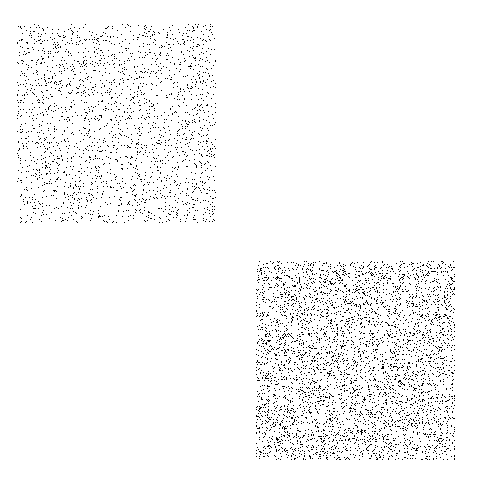
#> input picture python/examples/example_3.png, 500 x 500 px, found by its file name
$ python KmeansClustering.py
#> lines starting #> are read from the running program, lines starting #| are printed output that depends on the picture; after the words box and inside, x2 and y2 are one past the last pixel; in counts of white or black regions, pixels touching at a corner belong together; long printed decimals are rounded
import numpy as np
from PIL import Image

def kmeans(X, n_clusters):
    # Initialize cluster centers randomly
    centers = X[np.random.choice(range(len(X)), n_clusters, replace=False)]

    # Iterate until convergence
    while True:
        # Assign each data point to the nearest cluster center
        labels = np.argmin(np.linalg.norm(X[:, np.newaxis] - centers, axis=-1), axis=-1)

        # Update cluster centers
        new_centers = np.array([X[labels == i].mean(axis=0) for i in range(n_clusters)])

        # Check for convergence
        if np.all(centers == new_centers):
            break

        centers = new_centers

    return labels, centers

# Load the image
image = Image.open("python/examples/example_3.png")
#> image is the input picture: PIL image 500x500 RGB; 97.2% white; black in thin lines or dots, all inside (x1, y1, x2, y2) = (17, 24, 455, 460)

# Convert the image to a numpy array
X = np.array(image)

# Find the coordinates of black pixels
black_pixels = np.argwhere(np.all(X == [0, 0, 0], axis=-1))
#> black_pixels = 7073 pairs, first value 24 to 459, second value 17 to 454

# Create a KMeans object with the desired number of clusters
n_clusters = 3

# Fit the data to the KMeans model
labels, centers = kmeans(black_pixels, n_clusters)
#> in kmeans, `centers = X[np.random.choice(range(len(X)), n_clusters, replace=False)]`: centers = [[113, 149], [196, 135], [282, 403]]
#> the loop in kmeans, `while True:` made 13 passes
#> centers on passes 1 to 12: [[87.28, 120.5], [185.7, 109.8], [360.5, 354.3]], [[79.78, 118.5], [178.7, 113.6], [360.4, 354.2]], [[75.81, 116.2], [175.3, 116.5], [360.4, 354.2]], [[74.15, 114.8], [173.7, 117.9], [360.4, 354.2]], [[73.46, 113.7], [173, 119.1], [360.4, 354.2]], [[72.87, 112.8], [172.4, 119.9], [360.4, 354.2]], [[72.9, 112.3], [172.3, 120.4], [360.4, 354.2]], [[72.83, 112], [172.2, 120.6], [360.4, 354.2]], [[72.88, 112], [172.3, 120.7], [360.4, 354.2]], [[72.93, 111.9], [172.3, 120.8], [360.4, 354.2]], [[73.02, 111.8], [172.4, 120.9], [360.4, 354.2]], [[72.99, 111.7], [172.3, 121], [360.4, 354.2]]
#> labels = 7073 values, max 2 at index 2400, min 0 at index 0, mean 1.49; centers = [[72.99, 111.7], [172.3, 121], [360.4, 354.2]]

# Print the cluster labels and centers
print("Cluster Labels:")
print(labels)
#> (printed output is left out)
print("\nCluster Centers:")
print(centers)
#| [[ 72.987 111.714]
#|  [172.334 120.976]
#|  [360.392 354.221]]
import matplotlib.pyplot as plt

# Plot the data points with different colors for each cluster
for i in range(n_clusters):
    plt.scatter(black_pixels[labels == i, 0], black_pixels[labels == i, 1], label=f'Cluster {i+1}')

# Plot the cluster centers
plt.scatter(centers[:, 0], centers[:, 1], color='black', marker='x', label='Cluster Centers')

# Add labels and legend
plt.xlabel('X')
plt.ylabel('Y')
plt.title('K-Means Clustering')
plt.legend()

# Show the plot
plt.show()
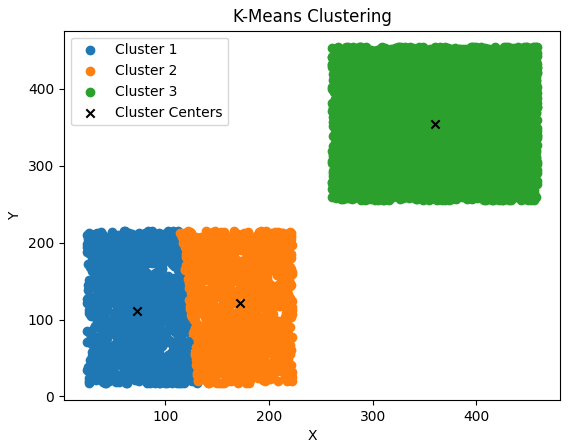
#> figure drawn by matplotlib, 1 panel

$ run again, with python/examples/example_6.png copied over python/examples/example_3.png
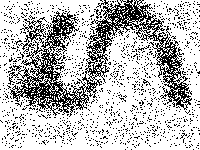
#> input picture python/examples/example_6.png, 200 x 150 px, found by its file name
#> image is the input picture: PIL image 200x150 RGB; 73.7% white; black in thin lines or dots
#> black_pixels = 7890 pairs, first value 0 to 149, second value 0 to 199
#> in kmeans, `centers = X[np.random.choice(range(len(X)), n_clusters, replace=False)]`: centers = [[97, 163], [30, 186], [111, 131]]
#> the loop in kmeans, `while True:` made 24 passes
#> centers on passes 1 to 8: [[90.22, 170.6], [26.18, 141.6], [73.85, 61.29]], [[93.11, 164.3], [26.41, 134.8], [72.07, 53.59]], [[93.67, 161.5], [27.55, 132], [72.06, 50.96]], [[93.65, 161], [28.08, 130.7], [72.28, 50.09]], [[93.44, 161], [28.33, 129.9], [72.51, 49.71]], [[93.19, 161.1], [28.48, 129.2], [72.65, 49.45]], [[92.98, 161.2], [28.52, 128.9], [72.71, 49.38]], [[92.81, 161.3], [28.49, 128.7], [72.78, 49.3]]
#> `labels, centers = kmeans(black_pixels, n_clusters)`: labels = 7890 values, max 2 at index 17, min 0 at index 2096, mean 1.28; centers = [[91.85, 161.6], [28.33, 127.4], [73.08, 49.12]]
#> (printed output is left out)
#| [[ 91.847 161.598]
#|  [ 28.327 127.447]
#|  [ 73.083  49.121]]
#> `plt.show()`:
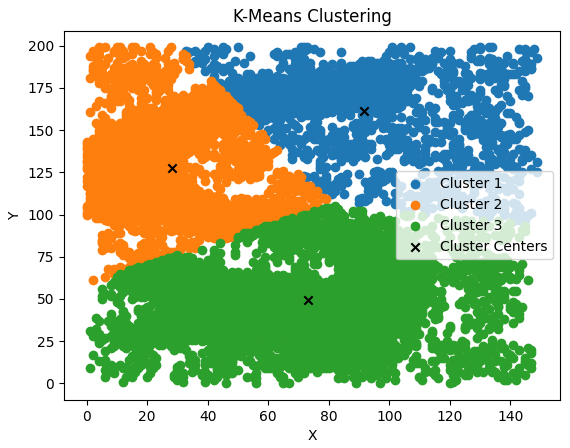
#> figure drawn by matplotlib, 1 panel
